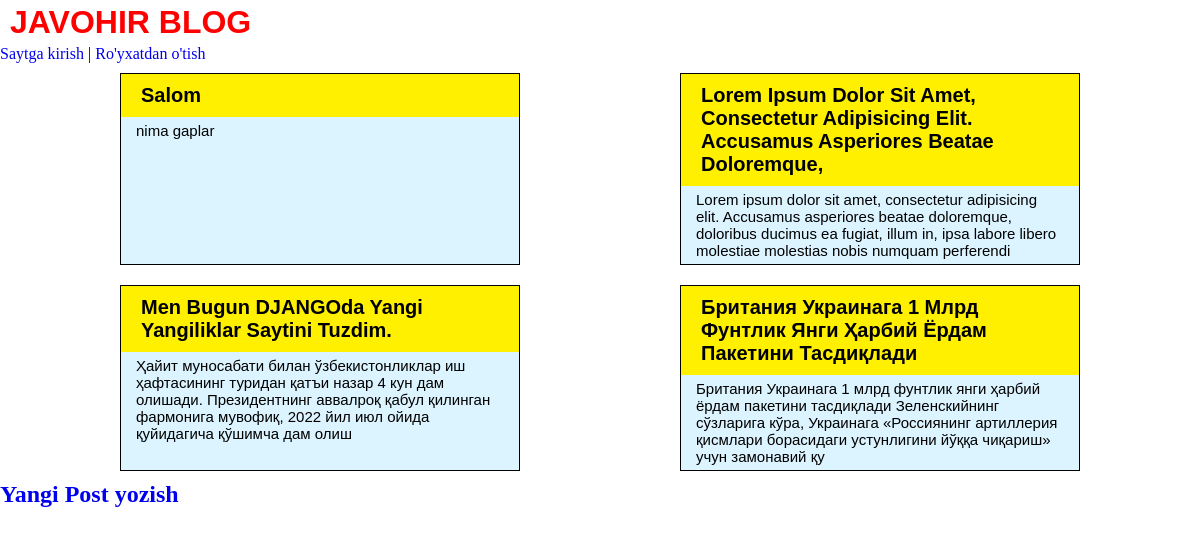
The app's page /, older data.
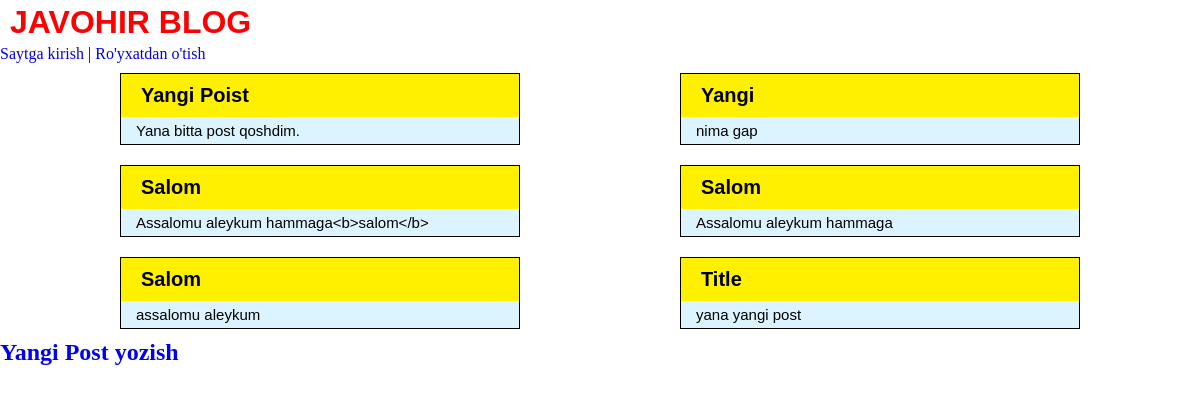
The same page, newer data.
### blog/models.py (models this page shows, shortened)
class Post(models.Model):
    title = models.CharField(max_length=200)
    author = models.ForeignKey(
        'auth.User',
        on_delete=models.CASCADE
    )
    body = models.TextField()

### blog/views.py (the view)
# urls.py: path('', BlogListView.as_view(), name='home'),
class BlogListView(ListView):
    model = Post
    template_name = 'home.html'

### templates/home.html
{% extends 'base.html' %}
{% block content %}
    {% for post in object_list %}
        <div class="post-entry card">
            <h2><a href="{% url 'post_detail' post.pk %}">{{ post.title }}</a></h2>
            <p>{{ post.body | slice:":200" }}</p>
        </div>
    {% endfor %}
{% endblock content %}

### templates/base.html (shortened to what this page needs)
<!DOCTYPE html>
{% load static %}
<html lang="en">
  <head>
    <link rel="stylesheet" href="https://cdn.jsdelivr.net/npm/bootstrap-icons@1.5.0/font/bootstrap-icons.css">
    <link rel="stylesheet" href="{% static 'css/base.css' %}" />
  </head>
  <body>
    <header>
      <h1>
        <a href="{% url 'home' %}" class="name_link">
          Javohir Blog
        </a>
      </h1>
      {% if user.is_authenticated %}
        <p>Xush kelibsiz, {{ user.username }}</p>
        <p>
          <a href="{% url 'logout' %}">Chiqib ketish</a>
        </p>
      {% else %}
        <p>
          <a href="{% url 'login' %}">Saytga kirish</a> |
          <a href="{% url 'signup' %}">Ro'yxatdan o'tish</a>
        </p>
      {% endif %}
    </header>
    <main class="container_my">
      <div class="flex-box">
        {% block content %}
        {% endblock content %}
      </div>
    </main>
    <footer>
      <h2><a href="{% url 'post_new' %}">Yangi Post yozish</a></h2>
    </footer>
  </body>
</html>

### static/css/base.css (style rules this page uses)
html { font-size: 100%; overflow-x: hidden; }
* { padding: 0; margin: 0; scroll-behavior: smooth; }
*, *::before, *::after { -moz-box-sizing: border-box; -webkit-box-sizing: border-box; box-sizing: border-box; }
nav, footer, header, aside { display: block; }
a, a:visited { text-decoration: none; }
.flex-box { display: flex; flex-wrap: wrap; justify-content: space-between; }
.container_my { width: 80% !important; margin: 0 auto; }
.name_link { padding: 4px 10px; color: #00a2ff; display: inline-block; font-weight: 700; font-family: sans-serif; text-transform: uppercase; transition: .2s; }
.card { width: 400px; margin: 10px 0; overflow: hidden; text-align: left !important; border: 1px solid #000; }
.card h2 a { padding: 10px 20px; color: #000; display: block; font-family: sans-serif; font-size: 20px; font-weight: 600; text-transform: capitalize; background-color: #fff000; }
.card p { width: 100%; height: 100%; padding: 5px 15px; color: #000; display: block; font-family: sans-serif; font-size: 15px; background-color: #dcf4ff; }

Row changes from the older to the newer data that the page shows:
removed Post: title "Salom", body "nima gaplar"
removed Post: title "Lorem Ipsum Dolor Sit Amet, Consectetur Adipisicing Elit. Accusamus Asperiores Beatae Doloremque,", body "Lorem ipsum dolor sit amet, consectetur adipisicing elit. Accusamus asperiores beatae doloremque, doloribus ducimus ea fugiat, illum in, ipsa labore libero molestiae molestias nobis numquam perferendi"
removed Post: title "Men Bugun DJANGOda Yangi Yangiliklar Saytini Tuzdim.", body "Ҳайит муносабати билан ўзбекистонликлар иш ҳафтасининг туридан қатъи назар 4 кун дам олишади. Президентнинг аввалроқ қабул қилинган фармонига мувофиқ, 2022 йил июл ойида қуйидагича қўшимча дам олиш"
removed Post: title "Британия Украинага 1 Млрд Фунтлик Янги Ҳарбий Ёрдам Пакетини Тасдиқлади", body "Британия Украинага 1 млрд фунтлик янги ҳарбий ёрдам пакетини тасдиқлади Зеленскийнинг сўзларига кўра, Украинага «Россиянинг артиллерия қисмлари борасидаги устунлигини йўққа чиқариш» учун замонавий қу"
added Post: title "Yangi Poist", body "Yana bitta post qoshdim."
added Post: title "Yangi", body "nima gap"
added Post: title "Salom", body "Assalomu aleykum hammaga<b>salom</b>"
added Post: title "Salom", body "Assalomu aleykum hammaga"
added Post: title "Salom", body "assalomu aleykum"
added Post: title "Title", body "yana yangi post"
